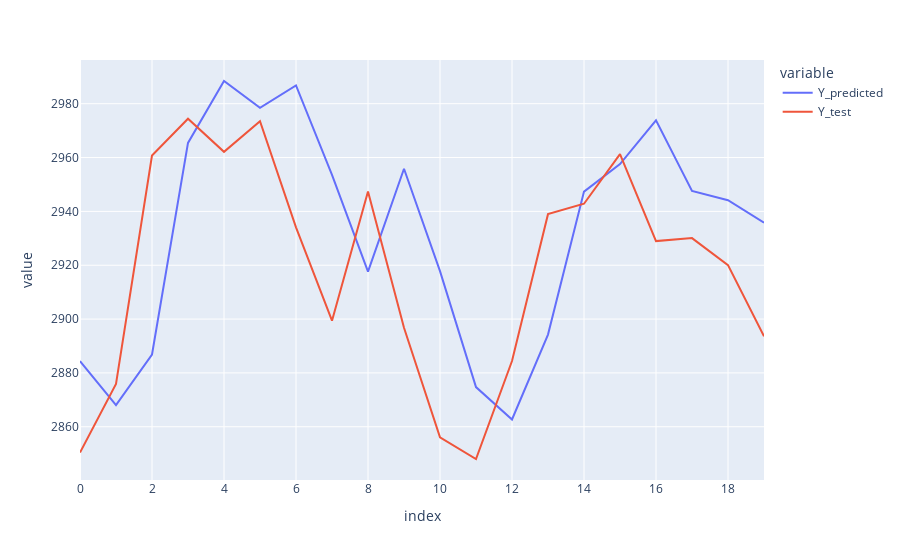

The cell this chart's notebook holds for it:
### Code cell
Y_hat_test_prime = []
for x in X_test:
    x = x.reshape(1, n_steps, n_features)
    Y_hat_test_prime.append(model_google.predict(x, verbose=0))
Y_hat_test_prime = np.array(Y_hat_test_prime).reshape(X_test.shape[0])
fig = px.line(y=[Y_hat_test_prime, Y_test])
newnames = {'wide_variable_0':'Y_predicted', 'wide_variable_1': 'Y_test'}
fig.for_each_trace(lambda t: t.update(name = newnames[t.name],
                                      legendgroup = newnames[t.name],
                                     hovertemplate = t.hovertemplate.replace(t.name, newnames[t.name])
                                   )
                  )
fig.show()

### Figure 1 — Plotly figure (JSON) as saved in the notebook; plotly's stock layout.template omitted (floating-point values rounded to 4 significant figures)
{"data": [{"hovertemplate": "variable=Y_predicted<br>index=%{x}<br>value=%{y}<extra></extra>", "legendgroup": "Y_predicted", "line": {"color": "#636efa", "dash": "solid"}, "marker": {"symbol": "circle"}, "mode": "lines", "name": "Y_predicted", "orientation": "v", "showlegend": true, "type": "scatter", "x": [0, 1, 2, 3, 4, 5, 6, 7, 8, 9, 10, 11, 12, 13, 14, 15, 16, 17, 18, 19], "xaxis": "x", "y": [2884.0, 2868.0, 2887.0, 2965.0, 2988.0, 2978.0, 2987.0, 2954.0, 2918.0, 2956.0, 2918.0, 2875.0, 2863.0, 2894.0, 2947.0, 2958.0, 2974.0, 2948.0, 2944.0, 2936.0], "yaxis": "y"}, {"hovertemplate": "variable=Y_test<br>index=%{x}<br>value=%{y}<extra></extra>", "legendgroup": "Y_test", "line": {"color": "#EF553B", "dash": "solid"}, "marker": {"symbol": "circle"}, "mode": "lines", "name": "Y_test", "orientation": "v", "showlegend": true, "type": "scatter", "x": [0, 1, 2, 3, 4, 5, 6, 7, 8, 9, 10, 11, 12, 13, 14, 15, 16, 17, 18, 19], "xaxis": "x", "y": [2850.0, 2876.0, 2961.0, 2974.0, 2962.0, 2974.0, 2934.0, 2899.0, 2947.0, 2897.0, 2856.0, 2848.0, 2884.0, 2939.0, 2943.0, 2961.0, 2929.0, 2930.0, 2920.0, 2894.0], "yaxis": "y"}], "layout": {"legend": {"title": {"text": "variable"}, "tracegroupgap": 0}, "margin": {"t": 60}, "xaxis": {"anchor": "y", "domain": [0, 1], "title": {"text": "index"}}, "yaxis": {"anchor": "x", "domain": [0, 1], "title": {"text": "value"}}}}
